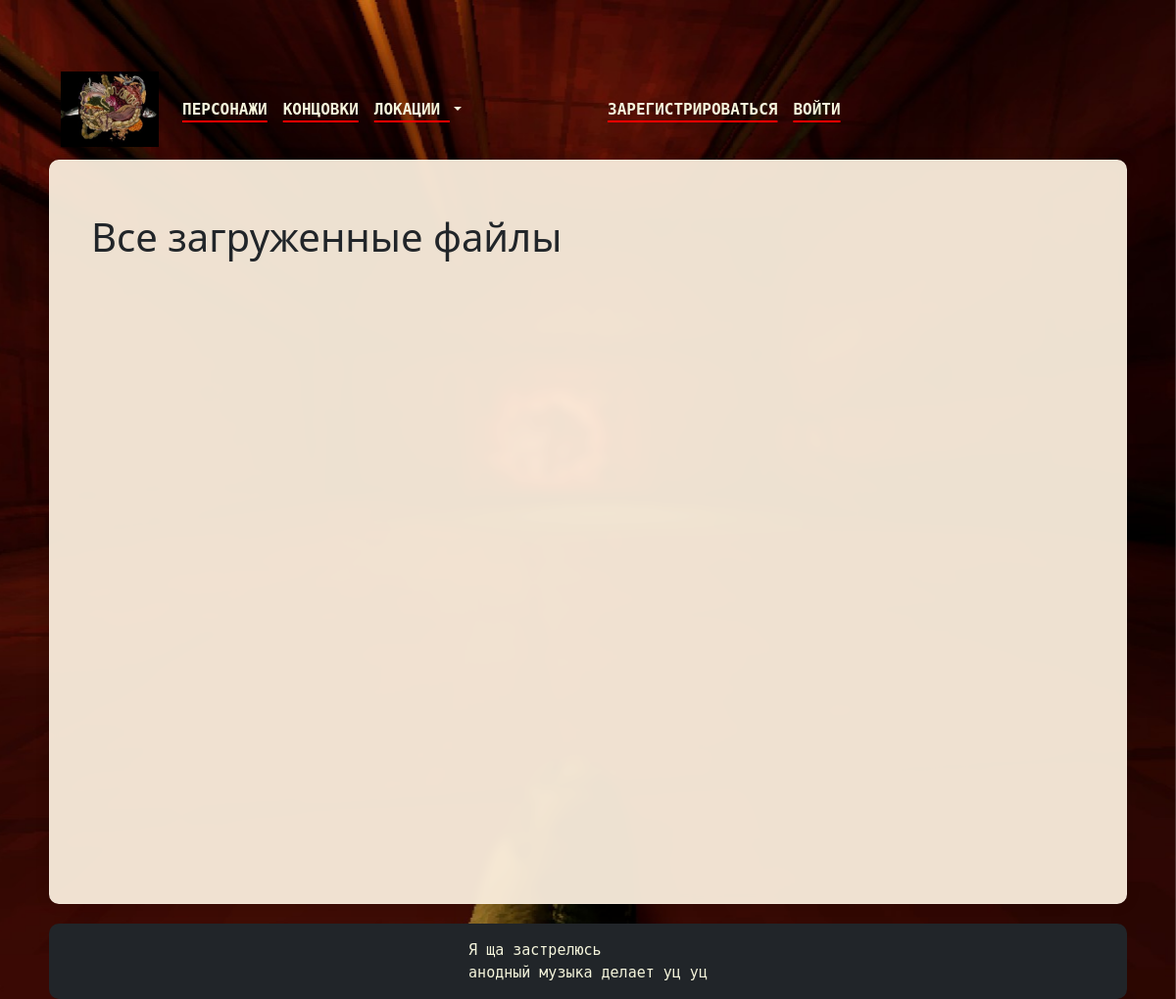
Before: /files with the older database file.
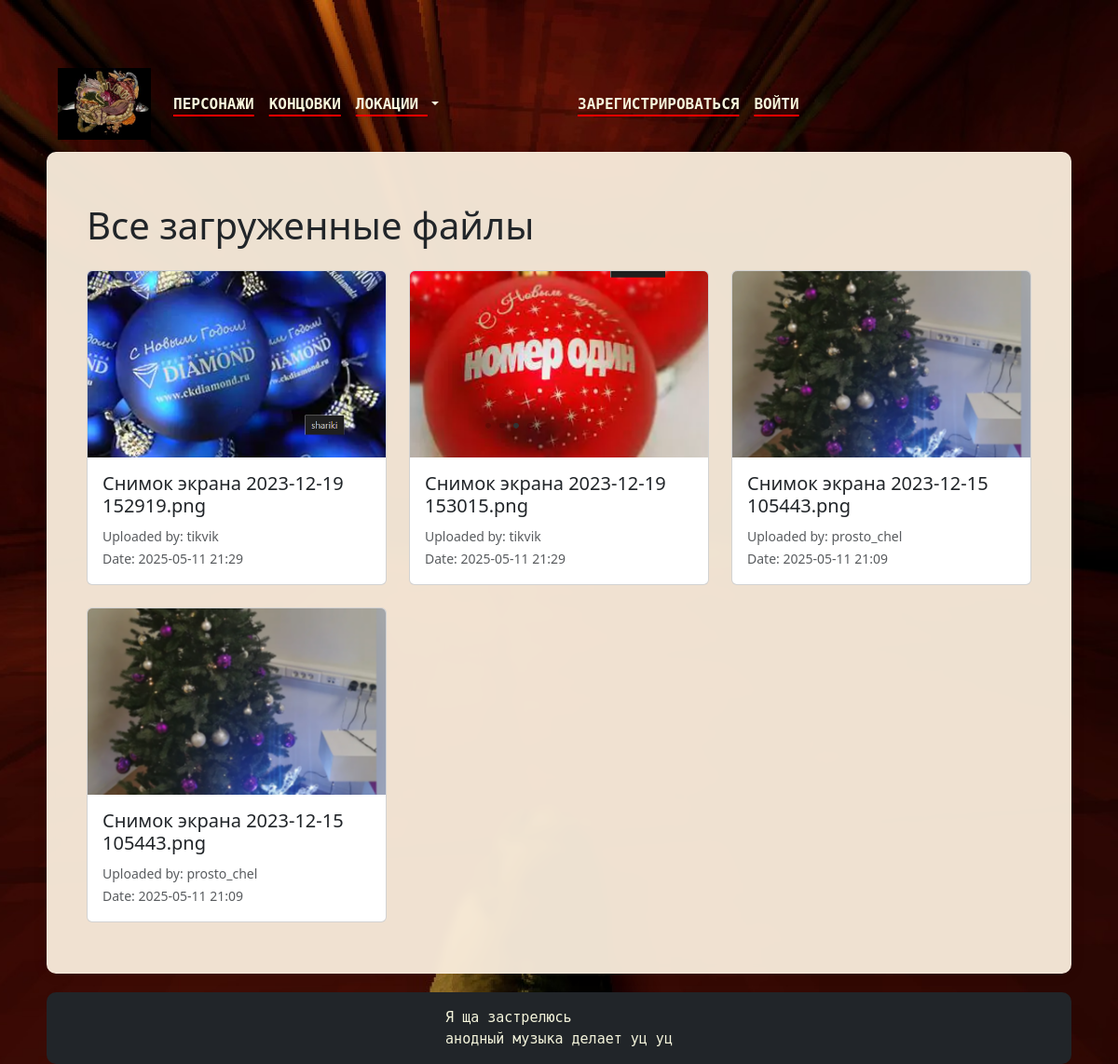
After: the same page with the newer database file.
### data/uploads_model.py (models this page shows, shortened)
class Uploads(SqlAlchemyBase, UserMixin, SerializerMixin):
    __tablename__ = "uploads"
    id = sqlalchemy.Column(sqlalchemy.Integer, primary_key=True, autoincrement=True)
    filename = sqlalchemy.Column(sqlalchemy.String)
    date = sqlalchemy.Column(sqlalchemy.DateTime)
    user_id = sqlalchemy.Column(sqlalchemy.Integer, sqlalchemy.ForeignKey("users.id"))
    user = orm.relationship('User', back_populates='files')

### data/users.py (models this page shows, shortened)
class User(SqlAlchemyBase, UserMixin, SerializerMixin):
    __tablename__ = "users"
    id = sqlalchemy.Column(sqlalchemy.Integer, primary_key=True, autoincrement=True)
    username = sqlalchemy.Column(sqlalchemy.String(60), unique=True)
    email = sqlalchemy.Column(sqlalchemy.String(120),  unique=True, nullable=True)
    image_file = sqlalchemy.Column(sqlalchemy.String(120))
    about = sqlalchemy.Column(sqlalchemy.String(300), nullable=True)
    hashed_password = sqlalchemy.Column(sqlalchemy.String)
    role = sqlalchemy.Column(sqlalchemy.String, default='user')
    created_date = sqlalchemy.Column(sqlalchemy.DateTime, default=datetime.datetime.now)
    edits = orm.relationship("HistoryPage", back_populates='user')
    files = orm.relationship("Uploads", back_populates='user')

### main.py (the view)
@main.route('/files')
def all_files():
    db_sess = db_session.create_session()
    files = db_sess.query(Uploads).order_by(desc(Uploads.date)).all()
    return render_template('all_files.html', files=files)

### data/db_session.py (called while the page is built)
def create_session() -> Session:
    global __factory
    return __factory()

### main.py (called while the page is built)
@app.template_global()
def file_exists(filepath):
    return os.path.exists(filepath)

### templates/all_files.html
{% extends 'base.html' %}
{% block content %}
<div class="container">
    <h1 class="my-4">Все загруженные файлы</h1>
    <div class="row">
        {% for file in files %}
        <div class="col-md-4 mb-4">
            <div class="card">
                {% set file_path = 'static/image/uploads/' + file.filename %}
                {% if file.filename and file_exists(file_path) %}
                    <img src="{{ url_for('static', filename='image/uploads/' + file.filename) }}"
                         class="card-img-top"
                         alt="{{ file.filename }}"
                         style="max-height: 200px; object-fit: cover;">
                {% else %}
                    <div class="card-img-top bg-light d-flex align-items-center justify-content-center"
                         style="height: 200px;">
                        <p class="text-muted">Файл был удален</p>
                    </div>
                {% endif %}
                <div class="card-body">
                    <h5 class="card-title">{{ file.filename }}</h5>
                    <p class="card-text">
                        <small class="text-muted">
                            Uploaded by: {{ file.user.username }}<br>
                            Date: {{ file.date.strftime('%Y-%m-%d %H:%M') }}
                        </small>
                    </p>
                </div>
            </div>
        </div>
        {% endfor %}
    </div>
</div>
{% endblock %}

### templates/base.html (shortened to what this page needs)
<!DOCTYPE html>
<html lang="ru ">
<head>
    <link href="https://cdn.jsdelivr.net/npm/bootstrap@5.3.5/dist/css/bootstrap.min.css" rel="stylesheet"
>
    <link rel="stylesheet" href="{{ url_for('static', filename='css/style.css')  }}">
    <link rel="stylesheet" href="https://cdnjs.cloudflare.com/ajax/libs/font-awesome/6.4.0/css/all.min.css">
</head>
<body>
<div class="page-wrapper">
{% block menu %}
<header class="header">
    <nav class="navbar navbar-expand-md navbar-dark bg-transparent sticky-top">
        <div class="container-fluid">
            <a href="{{ url_for('main.home') }}" class="navbar-brand"><img src="{{ url_for('static', filename='image/service_files/test_header.jpg') }}"></a>
            <div class="collapse navbar-collapse" id="navbarResponsive">
                <ul class="navbar-nav ml-auto">
                    <li class="nav-item">
                        <a class="nav-link" href="#">ПЕРСОНАЖИ</a>
                    </li>
                    <li class="nav-item">
                        <a class="nav-link" href="#">КОНЦОВКИ</a>
                    </li>
                    <li class="nav-item dropdown">
                        <a class="nav-link dropdown-toggle" href="#" id="navbarDropdownMenuLink" role="button" data-toggle="dropdown" aria-haspopup="true" aria-expanded="false">
                        ЛОКАЦИИ
                         </a>
                    </li>
                </ul>
            </div>
        </div>
        <div class="container-fluid">
            <div class="collapse navbar-collapse text-right" id="navbarResponsive2">
                <ul class="navbar-nav ml-auto">
                    {% if current_user.is_authenticated %}
                        <li class="nav-item">
                            <a class="nav-link" href="{{ url_for('pages.add_page') }}">СОЗДАТЬ СТАТЬЮ</a>
                        </li>
                        <li class="nav-item">
                            <a class="nav-link" href="{{ url_for('users.logout') }}">ВЫЙТИ</a>
                        </li>
                        <li class="nav-item">
                            <a class="nav-link" href="{{ url_for('users.show_user', id=current_user) }}">ПРОФИЛЬ</a>
                        </li>
                        {% if current_user.is_admin%}
                        <li class="nav-item">
                            <a class="nav-link" href="/admin">АДМИН</a>
                        </li>
                        {% endif %}
                    {% else %}
                        <li class="nav-item">
                            <a class="nav-link" href="{{ url_for('users.register') }}">ЗАРЕГИСТРИРОВАТЬСЯ</a>
                        </li>
                        <li class="nav-item">
                            <a class="nav-link" href="{{ url_for('users.login') }}">ВОЙТИ</a>
                        </li>
                    {% endif %}
                </ul>
            </div>
        </div>
    </nav>
</header>
{% endblock menu%}
    <div class="content-container">
        {% block content %}{% endblock %}
    </div>
{% block footer %}
<footer class="footer mt-auto py-3 bg-dark">Я ща застрелюсь<br>анодный музыка делает уц уц
</footer>
{% endblock footer %}
</div>
</body>
</html>

### static/css/style.css (style rules this page uses)
* { margin: 0; padding: 0; }
html, body { height: 100%; }
.navbar-brand img { width: 100px; }
.nav-link { font-family: 'DejaVu Sans Mono', monospace; font-weight: 800; color: beige; text-decoration: underline red; text-decoration-thickness: 2px; text-underline-offset: 6px; }
.footer { display: flex; justify-content: center; align-items: center; width: 100%; border-radius: 10px; font-size: 15px; padding: 20px; font-family: 'DejaVu Sans Mono', monospace; color: beige; }
.page-wrapper { background: url('/static/image/service_files/login_image.jpg') no-repeat center center fixed; background-size: cover; min-height: 100vh; display: flex; flex-direction: column; padding-top: 60px; padding-left: 50px; padding-right: 50px; }
.content-container { flex: 1; background-color: rgba(250,238,221, 0.95); border-radius: 10px; padding: 30px; margin-bottom: 20px; min-height: calc(100vh - 40px); box-shadow: 0 0 15px rgba(0,0,0,0.1); backdrop-filter: blur(5px); border: 1px solid rgba(255,255,255,0.2); }
.dropdown { position: relative; }

Changed rows visible on the page:
added Uploads: filename (picture), filename "Снимок экрана 2023-12-19 152919.png", user.username "tikvik", date "2025-05-11 21:29"
added Uploads: filename (picture), filename "Снимок экрана 2023-12-19 153015.png", user.username "tikvik", date "2025-05-11 21:29"
added Uploads: filename (picture), filename "Снимок экрана 2023-12-15 105443.png", user.username "prosto_chel", date "2025-05-11 21:09"
added Uploads: filename (picture), filename "Снимок экрана 2023-12-15 105443.png", user.username "prosto_chel", date "2025-05-11 21:09"
